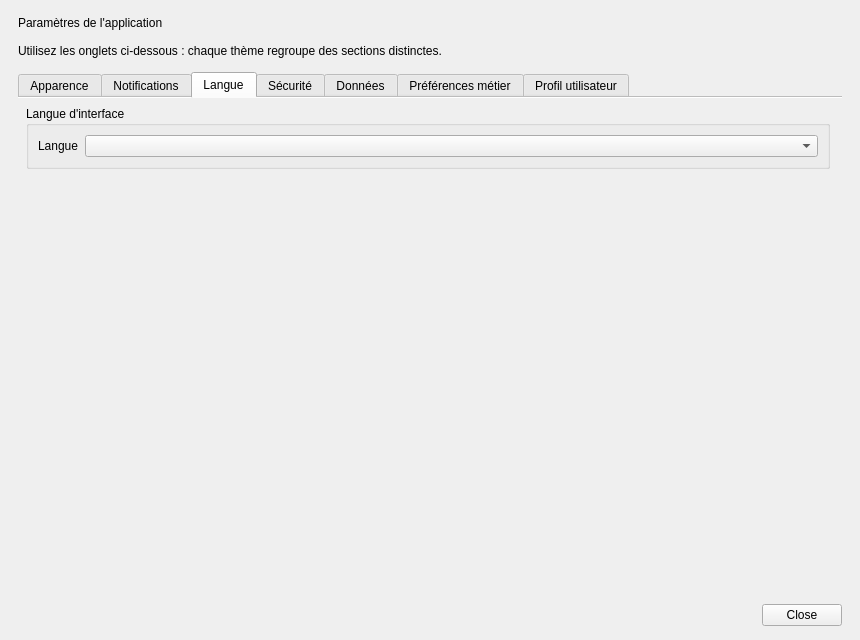
<?xml version="1.0" encoding="UTF-8"?>
<ui version="4.0">
 <class>SettingsWindow</class>
 <widget class="QDialog" name="SettingsWindow">
  <property name="geometry">
   <rect>
    <x>0</x>
    <y>0</y>
    <width>860</width>
    <height>640</height>
   </rect>
  </property>
  <property name="minimumSize">
   <size>
    <width>760</width>
    <height>520</height>
   </size>
  </property>
  <property name="windowTitle">
   <string>Paramètres</string>
  </property>
  <property name="modal">
   <bool>true</bool>
  </property>
  <layout class="QVBoxLayout" name="verticalLayoutRoot">
   <property name="spacing">
    <number>14</number>
   </property>
   <property name="leftMargin">
    <number>18</number>
   </property>
   <property name="topMargin">
    <number>16</number>
   </property>
   <property name="rightMargin">
    <number>18</number>
   </property>
   <property name="bottomMargin">
    <number>14</number>
   </property>
   <item>
    <widget class="QLabel" name="labelTitle">
     <property name="text">
      <string>Paramètres de l'application</string>
     </property>
    </widget>
   </item>
   <item>
    <widget class="QLabel" name="labelSubtitle">
     <property name="text">
      <string>Utilisez les onglets ci-dessous : chaque thème regroupe des sections distinctes.</string>
     </property>
     <property name="wordWrap">
      <bool>true</bool>
     </property>
    </widget>
   </item>
   <item>
    <widget class="QTabWidget" name="tabWidget">
     <property name="currentIndex">
      <number>2</number>
     </property>
     <property name="usesScrollButtons">
      <bool>true</bool>
     </property>
     <property name="documentMode">
      <bool>true</bool>
     </property>
     <widget class="QWidget" name="tabAppearance">
      <attribute name="title">
       <string>Apparence</string>
      </attribute>
      <layout class="QVBoxLayout" name="verticalLayoutAppearanceOuter">
       <property name="spacing">
        <number>0</number>
       </property>
       <property name="leftMargin">
        <number>0</number>
       </property>
       <property name="topMargin">
        <number>0</number>
       </property>
       <property name="rightMargin">
        <number>0</number>
       </property>
       <property name="bottomMargin">
        <number>0</number>
       </property>
       <item>
        <widget class="QScrollArea" name="scrollAppearance">
         <property name="frameShape">
          <enum>QFrame::Shape::NoFrame</enum>
         </property>
         <property name="horizontalScrollBarPolicy">
          <enum>Qt::ScrollBarPolicy::ScrollBarAlwaysOff</enum>
         </property>
         <property name="widgetResizable">
          <bool>true</bool>
         </property>
         <widget class="QWidget" name="scrollContentsAppearance">
          <property name="geometry">
           <rect>
            <x>0</x>
            <y>0</y>
            <width>824</width>
            <height>471</height>
           </rect>
          </property>
          <layout class="QVBoxLayout" name="verticalLayoutAppearance">
           <property name="spacing">
            <number>14</number>
           </property>
           <property name="leftMargin">
            <number>8</number>
           </property>
           <property name="topMargin">
            <number>8</number>
           </property>
           <property name="rightMargin">
            <number>12</number>
           </property>
           <property name="bottomMargin">
            <number>12</number>
           </property>
           <item>
            <widget class="QGroupBox" name="groupAppearanceTheme">
             <property name="title">
              <string>Thème</string>
             </property>
             <layout class="QHBoxLayout" name="horizontalLayoutTheme">
              <item>
               <widget class="QRadioButton" name="radioThemeLight">
                <property name="text">
                 <string>Mode clair</string>
                </property>
                <property name="checked">
                 <bool>true</bool>
                </property>
               </widget>
              </item>
              <item>
               <widget class="QRadioButton" name="radioThemeDark">
                <property name="text">
                 <string>Mode sombre</string>
                </property>
               </widget>
              </item>
              <item>
               <spacer name="horizontalSpacerTheme">
                <property name="orientation">
                 <enum>Qt::Orientation::Horizontal</enum>
                </property>
                <property name="sizeHint" stdset="0">
                 <size>
                  <width>40</width>
                  <height>20</height>
                 </size>
                </property>
               </spacer>
              </item>
             </layout>
            </widget>
           </item>
           <item>
            <widget class="QGroupBox" name="groupAppearanceAccent">
             <property name="title">
              <string>Couleur principale (accent)</string>
             </property>
             <layout class="QFormLayout" name="formLayoutAccent">
              <item row="0" column="0">
               <widget class="QLabel" name="labelAccent">
                <property name="text">
                 <string>Palette</string>
                </property>
               </widget>
              </item>
              <item row="0" column="1">
               <widget class="QComboBox" name="comboAccentColor"/>
              </item>
             </layout>
            </widget>
           </item>
           <item>
            <widget class="QGroupBox" name="groupAppearanceFont">
             <property name="title">
              <string>Taille du texte</string>
             </property>
             <layout class="QFormLayout" name="formLayoutFont">
              <item row="0" column="0">
               <widget class="QLabel" name="labelFontSize">
                <property name="text">
                 <string>Taille de police (pt)</string>
                </property>
               </widget>
              </item>
              <item row="0" column="1">
               <widget class="QSpinBox" name="spinFontSize">
                <property name="minimum">
                 <number>8</number>
                </property>
                <property name="maximum">
                 <number>20</number>
                </property>
                <property name="value">
                 <number>11</number>
                </property>
               </widget>
              </item>
             </layout>
            </widget>
           </item>
           <item>
            <spacer name="verticalSpacerAppearance">
             <property name="orientation">
              <enum>Qt::Orientation::Vertical</enum>
             </property>
             <property name="sizeHint" stdset="0">
              <size>
               <width>20</width>
               <height>24</height>
              </size>
             </property>
            </spacer>
           </item>
          </layout>
         </widget>
        </widget>
       </item>
      </layout>
     </widget>
     <widget class="QWidget" name="tabNotifications">
      <attribute name="title">
       <string>Notifications</string>
      </attribute>
      <layout class="QVBoxLayout" name="verticalLayoutNotificationsOuter">
       <property name="spacing">
        <number>0</number>
       </property>
       <property name="leftMargin">
        <number>0</number>
       </property>
       <property name="topMargin">
        <number>0</number>
       </property>
       <property name="rightMargin">
        <number>0</number>
       </property>
       <property name="bottomMargin">
        <number>0</number>
       </property>
       <item>
        <widget class="QScrollArea" name="scrollNotifications">
         <property name="frameShape">
          <enum>QFrame::Shape::NoFrame</enum>
         </property>
         <property name="horizontalScrollBarPolicy">
          <enum>Qt::ScrollBarPolicy::ScrollBarAlwaysOff</enum>
         </property>
         <property name="widgetResizable">
          <bool>true</bool>
         </property>
         <widget class="QWidget" name="scrollContentsNotifications">
          <property name="geometry">
           <rect>
            <x>0</x>
            <y>0</y>
            <width>824</width>
            <height>471</height>
           </rect>
          </property>
          <layout class="QVBoxLayout" name="verticalLayoutNotifications">
           <property name="spacing">
            <number>14</number>
           </property>
           <property name="leftMargin">
            <number>8</number>
           </property>
           <property name="topMargin">
            <number>8</number>
           </property>
           <property name="rightMargin">
            <number>12</number>
           </property>
           <property name="bottomMargin">
            <number>12</number>
           </property>
           <item>
            <widget class="QGroupBox" name="groupNotificationsGeneral">
             <property name="title">
              <string>Activation</string>
             </property>
             <layout class="QVBoxLayout" name="verticalLayoutNotifGeneral">
              <item>
               <widget class="QCheckBox" name="checkNotificationsEnabled">
                <property name="text">
                 <string>Activer les notifications dans l'application</string>
                </property>
                <property name="checked">
                 <bool>true</bool>
                </property>
               </widget>
              </item>
             </layout>
            </widget>
           </item>
           <item>
            <widget class="QGroupBox" name="groupNotificationsTypes">
             <property name="title">
              <string>Types d'alertes</string>
             </property>
             <layout class="QVBoxLayout" name="verticalLayoutNotifTypes">
              <item>
               <widget class="QCheckBox" name="checkNotifyStockLow">
                <property name="text">
                 <string>Stock faible (matières / produits)</string>
                </property>
                <property name="checked">
                 <bool>true</bool>
                </property>
               </widget>
              </item>
              <item>
               <widget class="QCheckBox" name="checkNotifyOrders">
                <property name="text">
                 <string>Commandes et expéditions</string>
                </property>
                <property name="checked">
                 <bool>true</bool>
                </property>
               </widget>
              </item>
              <item>
               <widget class="QCheckBox" name="checkNotifyClients">
                <property name="text">
                 <string>Événements clients (retards, crédit, etc.)</string>
                </property>
                <property name="checked">
                 <bool>true</bool>
                </property>
               </widget>
              </item>
             </layout>
            </widget>
           </item>
           <item>
            <spacer name="verticalSpacerNotif">
             <property name="orientation">
              <enum>Qt::Orientation::Vertical</enum>
             </property>
             <property name="sizeHint" stdset="0">
              <size>
               <width>20</width>
               <height>24</height>
              </size>
             </property>
            </spacer>
           </item>
          </layout>
         </widget>
        </widget>
       </item>
      </layout>
     </widget>
     <widget class="QWidget" name="tabLanguage">
      <attribute name="title">
       <string>Langue</string>
      </attribute>
      <layout class="QVBoxLayout" name="verticalLayoutLanguageOuter">
       <property name="spacing">
        <number>0</number>
       </property>
       <property name="leftMargin">
        <number>0</number>
       </property>
       <property name="topMargin">
        <number>0</number>
       </property>
       <property name="rightMargin">
        <number>0</number>
       </property>
       <property name="bottomMargin">
        <number>0</number>
       </property>
       <item>
        <widget class="QScrollArea" name="scrollLanguage">
         <property name="frameShape">
          <enum>QFrame::Shape::NoFrame</enum>
         </property>
         <property name="horizontalScrollBarPolicy">
          <enum>Qt::ScrollBarPolicy::ScrollBarAlwaysOff</enum>
         </property>
         <property name="widgetResizable">
          <bool>true</bool>
         </property>
         <widget class="QWidget" name="scrollContentsLanguage">
          <property name="geometry">
           <rect>
            <x>0</x>
            <y>0</y>
            <width>824</width>
            <height>471</height>
           </rect>
          </property>
          <layout class="QVBoxLayout" name="verticalLayoutLanguage">
           <property name="spacing">
            <number>14</number>
           </property>
           <property name="leftMargin">
            <number>8</number>
           </property>
           <property name="topMargin">
            <number>8</number>
           </property>
           <property name="rightMargin">
            <number>12</number>
           </property>
           <property name="bottomMargin">
            <number>12</number>
           </property>
           <item>
            <widget class="QGroupBox" name="groupLanguage">
             <property name="title">
              <string>Langue d'interface</string>
             </property>
             <layout class="QFormLayout" name="formLayoutLanguage">
              <item row="0" column="0">
               <widget class="QLabel" name="labelLanguage">
                <property name="text">
                 <string>Langue</string>
                </property>
               </widget>
              </item>
              <item row="0" column="1">
               <widget class="QComboBox" name="comboLanguage"/>
              </item>
             </layout>
            </widget>
           </item>
           <item>
            <spacer name="verticalSpacerLang">
             <property name="orientation">
              <enum>Qt::Orientation::Vertical</enum>
             </property>
             <property name="sizeHint" stdset="0">
              <size>
               <width>20</width>
               <height>24</height>
              </size>
             </property>
            </spacer>
           </item>
          </layout>
         </widget>
        </widget>
       </item>
      </layout>
     </widget>
     <widget class="QWidget" name="tabSecurity">
      <attribute name="title">
       <string>Sécurité</string>
      </attribute>
      <layout class="QVBoxLayout" name="verticalLayoutSecurityOuter">
       <property name="spacing">
        <number>8</number>
       </property>
       <property name="leftMargin">
        <number>0</number>
       </property>
       <property name="topMargin">
        <number>4</number>
       </property>
       <property name="rightMargin">
        <number>0</number>
       </property>
       <property name="bottomMargin">
        <number>0</number>
       </property>
       <item>
        <widget class="QTabWidget" name="securitySubTabs">
         <property name="documentMode">
          <bool>true</bool>
         </property>
         <widget class="QWidget" name="subTabSecurityFace">
          <attribute name="title">
           <string>Reconnaissance faciale</string>
          </attribute>
          <layout class="QVBoxLayout" name="verticalLayoutSubFace">
           <property name="spacing">
            <number>12</number>
           </property>
           <property name="leftMargin">
            <number>8</number>
           </property>
           <property name="topMargin">
            <number>8</number>
           </property>
           <property name="rightMargin">
            <number>8</number>
           </property>
           <property name="bottomMargin">
            <number>8</number>
           </property>
           <item>
            <widget class="QGroupBox" name="groupSecurityFace">
             <property name="title">
              <string>Connexion biométrique</string>
             </property>
             <layout class="QVBoxLayout" name="verticalLayoutFace">
              <item>
               <widget class="QCheckBox" name="checkFaceRecognition">
                <property name="text">
                 <string>Proposer la connexion par reconnaissance faciale sur l'écran de connexion</string>
                </property>
                <property name="checked">
                 <bool>true</bool>
                </property>
               </widget>
              </item>
             </layout>
            </widget>
           </item>
           <item>
            <spacer name="verticalSpacerSubFace">
             <property name="orientation">
              <enum>Qt::Orientation::Vertical</enum>
             </property>
             <property name="sizeHint" stdset="0">
              <size>
               <width>20</width>
               <height>24</height>
              </size>
             </property>
            </spacer>
           </item>
          </layout>
         </widget>
         <widget class="QWidget" name="subTabSecurityPassword">
          <attribute name="title">
           <string>Mot de passe</string>
          </attribute>
          <layout class="QVBoxLayout" name="verticalLayoutSubPwd">
           <property name="spacing">
            <number>12</number>
           </property>
           <property name="leftMargin">
            <number>8</number>
           </property>
           <property name="topMargin">
            <number>8</number>
           </property>
           <property name="rightMargin">
            <number>8</number>
           </property>
           <property name="bottomMargin">
            <number>8</number>
           </property>
           <item>
            <widget class="QGroupBox" name="groupSecurityPassword">
             <property name="title">
              <string>Compte Oracle (APP_USERS)</string>
             </property>
             <layout class="QFormLayout" name="formLayoutPassword">
              <item row="0" column="0">
               <widget class="QLabel" name="labelPwdCurrent">
                <property name="text">
                 <string>Mot de passe actuel</string>
                </property>
               </widget>
              </item>
              <item row="0" column="1">
               <widget class="QLineEdit" name="editPasswordCurrent">
                <property name="echoMode">
                 <enum>QLineEdit::EchoMode::Password</enum>
                </property>
               </widget>
              </item>
              <item row="1" column="0">
               <widget class="QLabel" name="labelPwdNew">
                <property name="text">
                 <string>Nouveau mot de passe</string>
                </property>
               </widget>
              </item>
              <item row="1" column="1">
               <widget class="QLineEdit" name="editPasswordNew">
                <property name="echoMode">
                 <enum>QLineEdit::EchoMode::Password</enum>
                </property>
               </widget>
              </item>
              <item row="2" column="0">
               <widget class="QLabel" name="labelPwdConfirm">
                <property name="text">
                 <string>Confirmer</string>
                </property>
               </widget>
              </item>
              <item row="2" column="1">
               <widget class="QLineEdit" name="editPasswordConfirm">
                <property name="echoMode">
                 <enum>QLineEdit::EchoMode::Password</enum>
                </property>
               </widget>
              </item>
              <item row="3" column="1">
               <widget class="QPushButton" name="btnApplyPassword">
                <property name="text">
                 <string>Enregistrer le nouveau mot de passe</string>
                </property>
               </widget>
              </item>
             </layout>
            </widget>
           </item>
           <item>
            <spacer name="verticalSpacerSubPwd">
             <property name="orientation">
              <enum>Qt::Orientation::Vertical</enum>
             </property>
             <property name="sizeHint" stdset="0">
              <size>
               <width>20</width>
               <height>24</height>
              </size>
             </property>
            </spacer>
           </item>
          </layout>
         </widget>
         <widget class="QWidget" name="subTabSecuritySession">
          <attribute name="title">
           <string>Session</string>
          </attribute>
          <layout class="QVBoxLayout" name="verticalLayoutSubSession">
           <property name="spacing">
            <number>12</number>
           </property>
           <property name="leftMargin">
            <number>8</number>
           </property>
           <property name="topMargin">
            <number>8</number>
           </property>
           <property name="rightMargin">
            <number>8</number>
           </property>
           <property name="bottomMargin">
            <number>8</number>
           </property>
           <item>
            <widget class="QGroupBox" name="groupSecuritySession">
             <property name="title">
              <string>Déconnexion automatique</string>
             </property>
             <layout class="QFormLayout" name="formLayoutSession">
              <item row="0" column="0">
               <widget class="QLabel" name="labelSessionTimeout">
                <property name="text">
                 <string>Délai d'inactivité (minutes)</string>
                </property>
               </widget>
              </item>
              <item row="0" column="1">
               <widget class="QSpinBox" name="spinSessionTimeout">
                <property name="suffix">
                 <string> min</string>
                </property>
                <property name="minimum">
                 <number>5</number>
                </property>
                <property name="maximum">
                 <number>480</number>
                </property>
                <property name="value">
                 <number>30</number>
                </property>
               </widget>
              </item>
             </layout>
            </widget>
           </item>
           <item>
            <spacer name="verticalSpacerSubSession">
             <property name="orientation">
              <enum>Qt::Orientation::Vertical</enum>
             </property>
             <property name="sizeHint" stdset="0">
              <size>
               <width>20</width>
               <height>24</height>
              </size>
             </property>
            </spacer>
           </item>
          </layout>
         </widget>
        </widget>
       </item>
      </layout>
     </widget>
     <widget class="QWidget" name="tabData">
      <attribute name="title">
       <string>Données</string>
      </attribute>
      <layout class="QVBoxLayout" name="verticalLayoutDataOuter">
       <property name="spacing">
        <number>0</number>
       </property>
       <property name="leftMargin">
        <number>0</number>
       </property>
       <property name="topMargin">
        <number>0</number>
       </property>
       <property name="rightMargin">
        <number>0</number>
       </property>
       <property name="bottomMargin">
        <number>0</number>
       </property>
       <item>
        <widget class="QScrollArea" name="scrollData">
         <property name="frameShape">
          <enum>QFrame::Shape::NoFrame</enum>
         </property>
         <property name="horizontalScrollBarPolicy">
          <enum>Qt::ScrollBarPolicy::ScrollBarAlwaysOff</enum>
         </property>
         <property name="widgetResizable">
          <bool>true</bool>
         </property>
         <widget class="QWidget" name="scrollContentsData">
          <property name="geometry">
           <rect>
            <x>0</x>
            <y>0</y>
            <width>824</width>
            <height>471</height>
           </rect>
          </property>
          <layout class="QVBoxLayout" name="verticalLayoutData">
           <property name="spacing">
            <number>14</number>
           </property>
           <property name="leftMargin">
            <number>8</number>
           </property>
           <property name="topMargin">
            <number>8</number>
           </property>
           <property name="rightMargin">
            <number>12</number>
           </property>
           <property name="bottomMargin">
            <number>12</number>
           </property>
           <item>
            <widget class="QGroupBox" name="groupDataAutosave">
             <property name="title">
              <string>Sauvegarde automatique</string>
             </property>
             <layout class="QVBoxLayout" name="verticalLayoutAutosave">
              <item>
               <widget class="QCheckBox" name="checkAutoSave">
                <property name="text">
                 <string>Activer la sauvegarde automatique des formulaires (préférence locale)</string>
                </property>
               </widget>
              </item>
              <item>
               <layout class="QHBoxLayout" name="horizontalLayoutAutosave">
                <item>
                 <widget class="QLabel" name="labelAutosaveInterval">
                  <property name="text">
                   <string>Intervalle</string>
                  </property>
                 </widget>
                </item>
                <item>
                 <widget class="QSpinBox" name="spinAutoSaveInterval">
                  <property name="suffix">
                   <string> min</string>
                  </property>
                  <property name="minimum">
                   <number>1</number>
                  </property>
                  <property name="maximum">
                   <number>60</number>
                  </property>
                  <property name="value">
                   <number>5</number>
                  </property>
                 </widget>
                </item>
                <item>
                 <spacer name="horizontalSpacerAutosave">
                  <property name="orientation">
                   <enum>Qt::Orientation::Horizontal</enum>
                  </property>
                  <property name="sizeHint" stdset="0">
                   <size>
                    <width>40</width>
                    <height>20</height>
                   </size>
                  </property>
                 </spacer>
                </item>
               </layout>
              </item>
             </layout>
            </widget>
           </item>
           <item>
            <spacer name="verticalSpacerData">
             <property name="orientation">
              <enum>Qt::Orientation::Vertical</enum>
             </property>
             <property name="sizeHint" stdset="0">
              <size>
               <width>20</width>
               <height>24</height>
              </size>
             </property>
            </spacer>
           </item>
          </layout>
         </widget>
        </widget>
       </item>
      </layout>
     </widget>
     <widget class="QWidget" name="tabBusiness">
      <attribute name="title">
       <string>Préférences métier</string>
      </attribute>
      <layout class="QVBoxLayout" name="verticalLayoutBusinessOuter">
       <property name="spacing">
        <number>0</number>
       </property>
       <property name="leftMargin">
        <number>0</number>
       </property>
       <property name="topMargin">
        <number>0</number>
       </property>
       <property name="rightMargin">
        <number>0</number>
       </property>
       <property name="bottomMargin">
        <number>0</number>
       </property>
       <item>
        <widget class="QScrollArea" name="scrollBusiness">
         <property name="frameShape">
          <enum>QFrame::Shape::NoFrame</enum>
         </property>
         <property name="horizontalScrollBarPolicy">
          <enum>Qt::ScrollBarPolicy::ScrollBarAlwaysOff</enum>
         </property>
         <property name="widgetResizable">
          <bool>true</bool>
         </property>
         <widget class="QWidget" name="scrollContentsBusiness">
          <property name="geometry">
           <rect>
            <x>0</x>
            <y>0</y>
            <width>824</width>
            <height>471</height>
           </rect>
          </property>
          <layout class="QVBoxLayout" name="verticalLayoutBusiness">
           <property name="spacing">
            <number>14</number>
           </property>
           <property name="leftMargin">
            <number>8</number>
           </property>
           <property name="topMargin">
            <number>8</number>
           </property>
           <property name="rightMargin">
            <number>12</number>
           </property>
           <property name="bottomMargin">
            <number>12</number>
           </property>
           <item>
            <widget class="QGroupBox" name="groupBusinessDisplay">
             <property name="title">
              <string>Affichage (montants et dates)</string>
             </property>
             <layout class="QFormLayout" name="formLayoutBusinessDisplay">
              <item row="0" column="0">
               <widget class="QLabel" name="labelCurrency">
                <property name="text">
                 <string>Devise</string>
                </property>
               </widget>
              </item>
              <item row="0" column="1">
               <widget class="QComboBox" name="comboCurrency"/>
              </item>
              <item row="1" column="0">
               <widget class="QLabel" name="labelDateFormat">
                <property name="text">
                 <string>Format de date</string>
                </property>
               </widget>
              </item>
              <item row="1" column="1">
               <widget class="QComboBox" name="comboDateFormat"/>
              </item>
             </layout>
            </widget>
           </item>
           <item>
            <widget class="QGroupBox" name="groupBusinessStock">
             <property name="title">
              <string>Stocks</string>
             </property>
             <layout class="QFormLayout" name="formLayoutBusinessStock">
              <item row="0" column="0">
               <widget class="QLabel" name="labelStockMin">
                <property name="text">
                 <string>Seuil minimum (alerte)</string>
                </property>
               </widget>
              </item>
              <item row="0" column="1">
               <widget class="QSpinBox" name="spinStockMinimum">
                <property name="maximum">
                 <number>1000000</number>
                </property>
                <property name="value">
                 <number>5</number>
                </property>
               </widget>
              </item>
             </layout>
            </widget>
           </item>
           <item>
            <spacer name="verticalSpacerBusiness">
             <property name="orientation">
              <enum>Qt::Orientation::Vertical</enum>
             </property>
             <property name="sizeHint" stdset="0">
              <size>
               <width>20</width>
               <height>24</height>
              </size>
             </property>
            </spacer>
           </item>
          </layout>
         </widget>
        </widget>
       </item>
      </layout>
     </widget>
     <widget class="QWidget" name="tabProfile">
      <attribute name="title">
       <string>Profil utilisateur</string>
      </attribute>
      <layout class="QVBoxLayout" name="verticalLayoutProfileOuter">
       <property name="spacing">
        <number>0</number>
       </property>
       <property name="leftMargin">
        <number>0</number>
       </property>
       <property name="topMargin">
        <number>0</number>
       </property>
       <property name="rightMargin">
        <number>0</number>
       </property>
       <property name="bottomMargin">
        <number>0</number>
       </property>
       <item>
        <widget class="QScrollArea" name="scrollProfile">
         <property name="frameShape">
          <enum>QFrame::Shape::NoFrame</enum>
         </property>
         <property name="horizontalScrollBarPolicy">
          <enum>Qt::ScrollBarPolicy::ScrollBarAlwaysOff</enum>
         </property>
         <property name="widgetResizable">
          <bool>true</bool>
         </property>
         <widget class="QWidget" name="scrollContentsProfile">
          <property name="geometry">
           <rect>
            <x>0</x>
            <y>0</y>
            <width>824</width>
            <height>471</height>
           </rect>
          </property>
          <layout class="QVBoxLayout" name="verticalLayoutProfile">
           <property name="spacing">
            <number>14</number>
           </property>
           <property name="leftMargin">
            <number>8</number>
           </property>
           <property name="topMargin">
            <number>8</number>
           </property>
           <property name="rightMargin">
            <number>12</number>
           </property>
           <property name="bottomMargin">
            <number>12</number>
           </property>
           <item>
            <widget class="QGroupBox" name="groupProfileIdentity">
             <property name="title">
              <string>Identité</string>
             </property>
             <layout class="QFormLayout" name="formLayoutProfileIdentity">
              <item row="0" column="0">
               <widget class="QLabel" name="labelProfileName">
                <property name="text">
                 <string>Nom affiché</string>
                </property>
               </widget>
              </item>
              <item row="0" column="1">
               <widget class="QLineEdit" name="editProfileDisplayName"/>
              </item>
              <item row="1" column="0">
               <widget class="QLabel" name="labelProfileEmail">
                <property name="text">
                 <string>Email</string>
                </property>
               </widget>
              </item>
              <item row="1" column="1">
               <widget class="QLineEdit" name="editProfileEmail"/>
              </item>
             </layout>
            </widget>
           </item>
           <item>
            <widget class="QGroupBox" name="groupProfilePhoto">
             <property name="title">
              <string>Photo de profil</string>
             </property>
             <layout class="QVBoxLayout" name="verticalLayoutProfilePhoto">
              <item>
               <layout class="QHBoxLayout" name="horizontalLayoutProfilePhoto">
                <item>
                 <widget class="QLabel" name="labelProfilePhotoPreview">
                  <property name="minimumSize">
                   <size>
                    <width>72</width>
                    <height>72</height>
                   </size>
                  </property>
                  <property name="maximumSize">
                   <size>
                    <width>96</width>
                    <height>96</height>
                   </size>
                  </property>
                  <property name="frameShape">
                   <enum>QFrame::Shape::StyledPanel</enum>
                  </property>
                  <property name="scaledContents">
                   <bool>true</bool>
                  </property>
                  <property name="alignment">
                   <set>Qt::AlignmentFlag::AlignCenter</set>
                  </property>
                 </widget>
                </item>
                <item>
                 <widget class="QPushButton" name="btnProfileChoosePhoto">
                  <property name="text">
                   <string>Choisir une image…</string>
                  </property>
                 </widget>
                </item>
                <item>
                 <spacer name="horizontalSpacerProfile">
                  <property name="orientation">
                   <enum>Qt::Orientation::Horizontal</enum>
                  </property>
                  <property name="sizeHint" stdset="0">
                   <size>
                    <width>40</width>
                    <height>20</height>
                   </size>
                  </property>
                 </spacer>
                </item>
               </layout>
              </item>
             </layout>
            </widget>
           </item>
           <item>
            <widget class="QGroupBox" name="groupProfileActions">
             <property name="title">
              <string>Enregistrement</string>
             </property>
             <layout class="QHBoxLayout" name="horizontalLayoutProfileActions">
              <item>
               <widget class="QPushButton" name="btnProfileSave">
                <property name="text">
                 <string>Enregistrer le profil</string>
                </property>
               </widget>
              </item>
              <item>
               <spacer name="horizontalSpacerProfileActions">
                <property name="orientation">
                 <enum>Qt::Orientation::Horizontal</enum>
                </property>
                <property name="sizeHint" stdset="0">
                 <size>
                  <width>40</width>
                  <height>20</height>
                 </size>
                </property>
               </spacer>
              </item>
             </layout>
            </widget>
           </item>
           <item>
            <spacer name="verticalSpacerProfile">
             <property name="orientation">
              <enum>Qt::Orientation::Vertical</enum>
             </property>
             <property name="sizeHint" stdset="0">
              <size>
               <width>20</width>
               <height>24</height>
              </size>
             </property>
            </spacer>
           </item>
          </layout>
         </widget>
        </widget>
       </item>
      </layout>
     </widget>
    </widget>
   </item>
   <item>
    <widget class="QDialogButtonBox" name="buttonBox">
     <property name="orientation">
      <enum>Qt::Orientation::Horizontal</enum>
     </property>
     <property name="standardButtons">
      <set>QDialogButtonBox::StandardButton::Close</set>
     </property>
    </widget>
   </item>
  </layout>
 </widget>
 <resources/>
 <connections>
  <connection>
   <sender>buttonBox</sender>
   <signal>rejected()</signal>
   <receiver>SettingsWindow</receiver>
   <slot>reject()</slot>
   <hints>
    <hint type="sourcelabel">
     <x>400</x>
     <y>600</y>
    </hint>
    <hint type="destinationlabel">
     <x>400</x>
     <y>300</y>
    </hint>
   </hints>
  </connection>
 </connections>
</ui>
